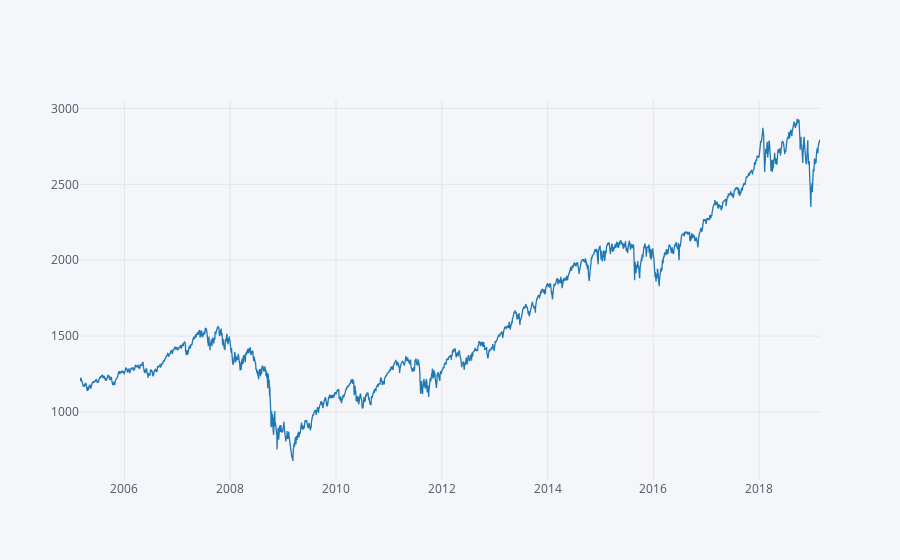

The notebook cell saved with this chart:
### Code cell
data.iplot(y='Adj Close')

### Figure 1 — Plotly figure (JSON) as saved in the notebook; plotly's stock layout.template omitted (floating-point values rounded to 4 significant figures; data arrays with more than 128 entries replaced by an {"elided": "..."} marker saying what was removed)
{"data": [{"line": {"color": "rgba(31, 119, 180, 1.0)", "dash": "solid", "shape": "linear", "width": 1.3}, "mode": "lines", "name": "Adj Close", "text": "", "type": "scatter", "uid": "b195939a-3c3c-4612-abd3-1c4ba974f372", "x": {"elided": "3522 str values"}, "y": {"elided": "3522 float values"}}], "layout": {"legend": {"bgcolor": "#F5F6F9", "font": {"color": "#4D5663"}}, "paper_bgcolor": "#F5F6F9", "plot_bgcolor": "#F5F6F9", "title": {"font": {"color": "#4D5663"}}, "xaxis": {"gridcolor": "#E1E5ED", "showgrid": true, "tickfont": {"color": "#4D5663"}, "title": {"font": {"color": "#4D5663"}, "text": ""}, "zerolinecolor": "#E1E5ED"}, "yaxis": {"gridcolor": "#E1E5ED", "showgrid": true, "tickfont": {"color": "#4D5663"}, "title": {"font": {"color": "#4D5663"}, "text": ""}, "zerolinecolor": "#E1E5ED"}}}
